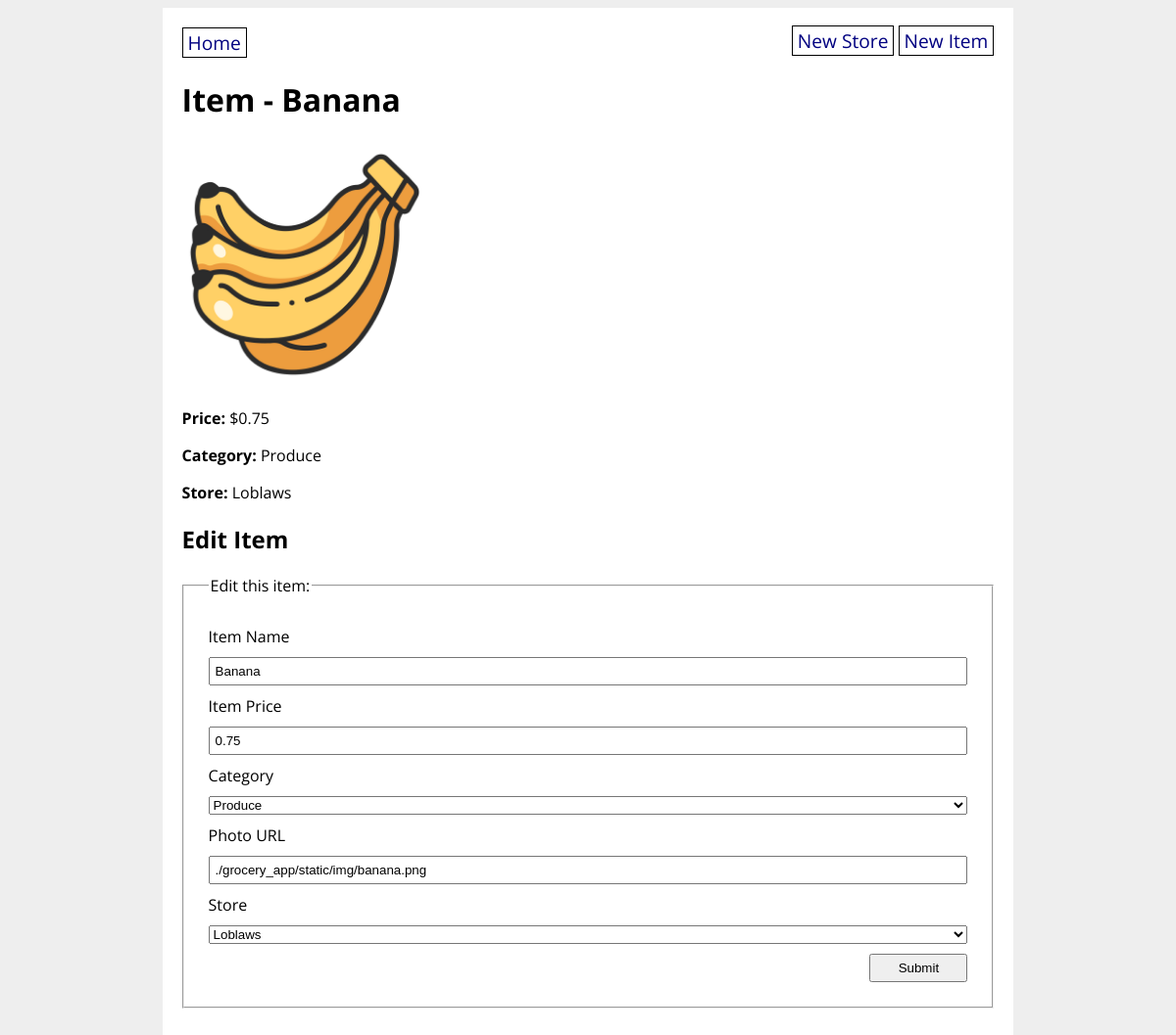
/item/1, run on an earlier commit of the app's database.
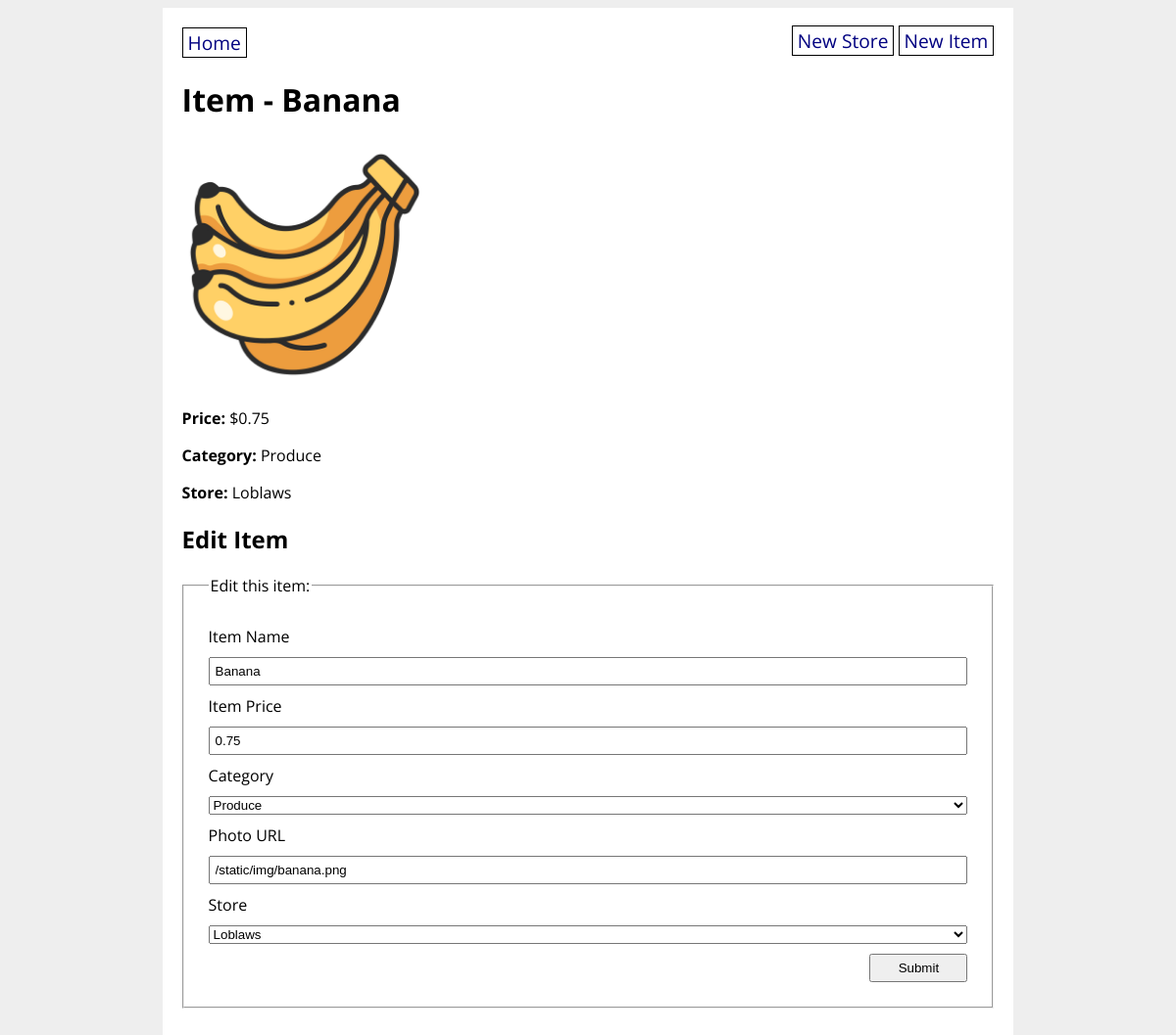
And on a later commit of the database.
### grocery_app/models.py (models this page shows, shortened)
class GroceryItem(db.Model):
    id = db.Column(db.Integer, primary_key=True)
    name = db.Column(db.String(80), nullable=False)
    price = db.Column(db.Float(precision=2), nullable=False)
    category = db.Column(db.Enum(ItemCategory), default=ItemCategory.OTHER)
    photo_url = db.Column(URLType)
    store_id = db.Column(db.Integer, db.ForeignKey('grocery_store.id'), nullable=False)
    store = db.relationship('GroceryStore', back_populates='items')

### grocery_app/routes.py (the view, shortened to what this page needs)
@main.route('/item/<item_id>', methods=['GET', 'POST'])
def item_detail(item_id):
    item = GroceryItem.query.get(item_id)
    form = GroceryItemForm(obj=item)
    item = GroceryItem.query.get(item_id)
    return render_template('item_detail.html', form=form, item=item)

### grocery_app/forms.py
class GroceryItemForm(FlaskForm):
    name = StringField('Item Name',
        validators=[
            DataRequired(),
            Length(min=3, max=80, message="Your store name needs to be betweeen 3 and 80 chars")
        ])
    price = FloatField('Item Price', validators=[DataRequired()])
    category = SelectField('Category', choices=ItemCategory.choices(), validators=[DataRequired()])
    photo_url = StringField('Photo URL', validators=[DataRequired()])
    store = QuerySelectField('Store', query_factory=lambda: GroceryStore.query, validators=[DataRequired()])
    submit = SubmitField('Submit')

### grocery_app/models.py (called while the page is built)
    def __str__(self):
        return f'{self.title}'

### grocery_app/utils.py (called while the page is built)
    def __str__(self):
        return str(self.value)

### grocery_app/templates/item_detail.html (shortened to what this page needs)
{% extends 'base.html' %}
{% block content %}
<h1>Item - {{ item.name }}</h1>
<p><img src="{{ item.photo_url }}" width="250px" height="250px"></p>
<p><strong>Price:</strong> ${{ item.price }}</p>
<p><strong>Category:</strong> {{ item.category }}</p>
<p><strong>Store:</strong> {{ item.store.title }}</p>
<h2>Edit Item</h2>
<form method="POST" action="{{ url_for('main.item_detail', item_id=item.id) }}">
    <fieldset>
        <legend>Edit this item:</legend>
        {{ form.name.label }}
        {{ form.name }}
        {{ form.price.label }}
        {{ form.price }}
        {{ form.category.label }}
        {{ form.category }}
        {{ form.photo_url.label }}
        {{ form.photo_url }}
        {{ form.store.label }}
        {{ form.store }}
        {{ form.submit }}
    </fieldset>
</form>
{% endblock %}

What changed in the data, as far as the page shows it:
changed GroceryItem "Banana": photo_url "./grocery_app/static/img/banana.png" → "/static/img/banana.png"
